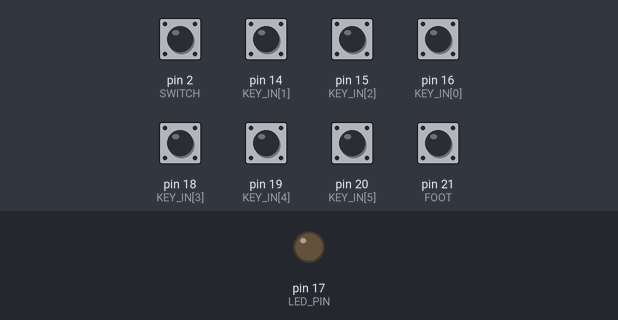
Simulated run of this sketch. Board: Arduino Leonardo, built for the host (arithmetic inside an expression is 32-bit, double 64-bit). On the bench: output pins drawn as LEDs (lit = HIGH). The test bench sets the inputs (shaded band); at power-on: pin 2 (SWITCH), pin 14 (KEY_IN[1]), pin 15 (KEY_IN[2]), pin 16 (KEY_IN[0]), pin 18 (KEY_IN[3]), pin 19 (KEY_IN[4]), pin 20 (KEY_IN[5]), pin 21 (FOOT) HIGH. USB keyboard and mouse output is not drawn; pins used as bus, display or sensor lines are not drawn.

Above: at 1.2 s.
1.3 s: pin 16 (KEY_IN[0]) pulled LOW for 0.15 s
At 1.6 s:
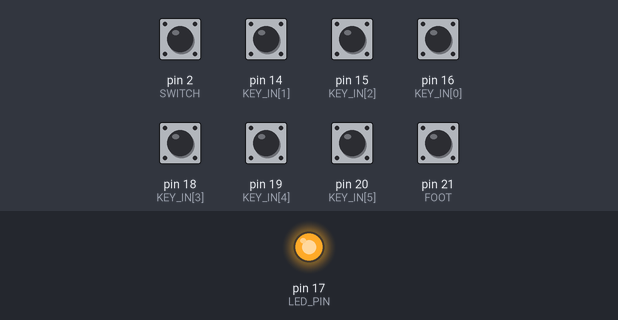
2.9 s: pin 16 (KEY_IN[0]) pulled LOW for 1 s
At 3.9 s:
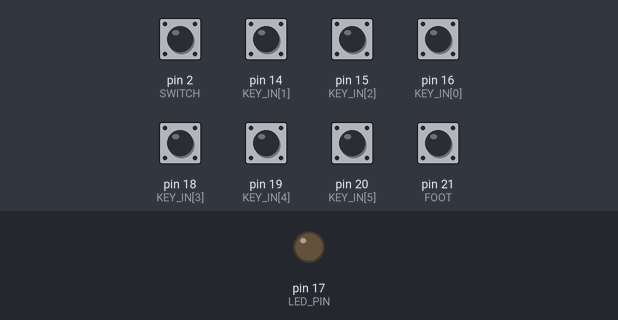
Timing chart, 0 to 5.9 s (numbered marks = the images above; inputs shaded):
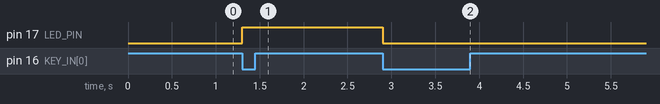

The sketch:

right_keyboard.ino
```cpp
#define HID_CUSTOM_LAYOUT
#define LAYOUT_JAPANESE
#include <HID-Project.h>


const int LED_PIN = 17;
const int FOOT = 21;
const int SWITCH = 2;

const uint8_t CHATTERING = 100;

uint16_t timerCount = 0;
uint8_t mode = 0;

const uint8_t KEY_OUT_NUM = 5;
const uint8_t KEY_IN_NUM = 6;
const uint8_t KEY_OUTPUT[] = {6, 7, 8, 9, 10};
const uint8_t KEY_IN[] = {16, 14, 15, 18, 19, 20};
const uint8_t KEYS[] = {
// DEL   ENT    BS   n    m    ,<
  0x00, 0x0A, 0x08, 'n', 'm', ',',
// \_    /    .    l    ;    :
  '\\', '/', '.', 'l', ';', ':',
//'k', 'j', 'h', 'y', 'u', 'i',
  'k', 'j', 'h', 'y', 'u', 'i',
// [    p    o    0    -    ]
  '[', 'p', 'o', '0', '-', ']',
// 9    8    7    @    ^    \|
  '9', '8', '7', '@', '^', '|',
};
// const uint8_t KEYS[] = {
// // DEL   ENT    BS    n     m     ,<
//   0x4C, 0x28, 0x2A, 0x11, 0x10, 0x36,
// //  \_    /?    .>    l     ;+    :*
//   0x87, 0x38, 0x37, 0x0F, 0x33, 0x34,
// //   k', 'j',  'h',  'y',  'u', 'i',
//   0x0E, 0x0D, 0x0B, 0x1C, 0x18, 0x0C,
// //  [{    p     o     0     -=    ]}
//   0x30, 0x13, 0x12, 0x27, 0x2D, 0x32,
// //  9     8     7     @`    ^~    \|
//   0x26, 0x25, 0x24, 0x2F, 0x2E, 0x89,
// };

const uint8_t SKEYS[] = {
// DEL   ENT    BS    n     m     ,<
  0x00, 0x0F, 0x18, 0x00, 0x12, 0x16,
//  \_    /?    .>    l     ;+    :*
  0x00, 0x00, 0x13, 0x14, 0x00, 0x00,
//   k', 'j',  'h',  'y',  'u', 'i',
  0x00, 0x15, 0x00, 0x00, 0x10, 0x17,
//  [{    p     o     0     -=    ]}
  0x00, 0x00, 0x11, 0x0D, 0x00, 0x00,
//  9     8     7     @`    ^~    \|
  0x0E, 0x0C, 0x00, 0x01, 0x02, 0x00,
};

void setup() {
  // put your setup code here, to run once:
  pinMode(LED_PIN, OUTPUT);
  pinMode(FOOT, INPUT_PULLUP);
  pinMode(SWITCH, INPUT_PULLUP);
  for(int in = 0; in < KEY_IN_NUM; in++){
    pinMode(KEY_IN[in], INPUT_PULLUP);
  }
  for(int out = 0; out < KEY_OUT_NUM; out++){
    pinMode(KEY_OUTPUT[out], OUTPUT);
    digitalWrite(KEY_OUTPUT[out], HIGH);
  }
  Serial.begin(9600);

  // Timer設定 100ms
  const uint16_t TIMER_COUNT = 25000;
  TCCR1A = 0;
  TCCR1B = (1 << WGM12) | (1 << CS11) | (1 << CS10);
  OCR1A = TIMER_COUNT - 1;
  TIMSK1 = (1 << OCIE1A);

  bool light = 1;

  BootKeyboard.begin();
  digitalWrite(LED_PIN, mode);

}

ISR(TIMER1_COMPA_vect){
  const uint16_t MAX_COUNT = 36000;

  if(digitalRead(SWITCH) == LOW){
    autoKey(timerCount);
  }

  timerCount = timerCount < MAX_COUNT ? timerCount+ 1 : 0;

}


void loop() {
  keySearch();
  footKey();
}

void keySearch(){
  static int pressed[KEY_OUT_NUM * KEY_IN_NUM] = {0};

  for(int out = 0; out < KEY_OUT_NUM; out++){
    digitalWrite(KEY_OUTPUT[out], LOW);
    for(int in = 0; in < KEY_IN_NUM; in++){
      int p = out*KEY_IN_NUM + in;
      if(digitalRead(KEY_IN[in]) == LOW){
        if(pressed[p] == 0){
          if(p>0){
            BootKeyboard.press(mode == 0? KEYS[p]: SKEYS[p]);
          }else{
            mode = !mode;
            digitalWrite(LED_PIN, mode);
            BootKeyboard.releaseAll();
            for(int i = 0; i < KEY_OUT_NUM * KEY_IN_NUM; i++){
              pressed[i] = 0;
            }
          }
          pressed[p] = CHATTERING;
         }
      }else{
        if(pressed[p] != 0){
          if(pressed[p] >1){
            pressed[p]--;
          }else{
            if(p>0){
              BootKeyboard.release(mode == 0? KEYS[p]: SKEYS[p]);
            }
            pressed[p] = 0;
          }
        }
      }
    }
    digitalWrite(KEY_OUTPUT[out], HIGH);
  }
}

void footKey(){
  const char key = ' ';
  static uint8_t before = 0;
  if(digitalRead(FOOT) == LOW){
    if(before == 0){
      BootKeyboard.press(key);
      before = CHATTERING;
    }
  }else{
    if(before>1){
      before--;
    }
    if(before == 1){
      BootKeyboard.release(key);
      before = 0;
    }
  }
}

void autoKey(uint16_t count){
  static uint8_t key = 0x17;
  uint16_t turn = count % 200;

  if(turn % 10 == 0){
    BootKeyboard.press(key);
  }else if(turn % 10 == 1){
    BootKeyboard.release(key);
  }else if(turn == 99){
    key = 0x17;
  }else if(turn == 199){
    key = 0x16;
  }
}
```

Measured:
- after the input at 1.3 s, pin 17 (LED_PIN): LOW → HIGH at once
- after the input at 2.9 s, pin 17 (LED_PIN): HIGH → LOW at once
